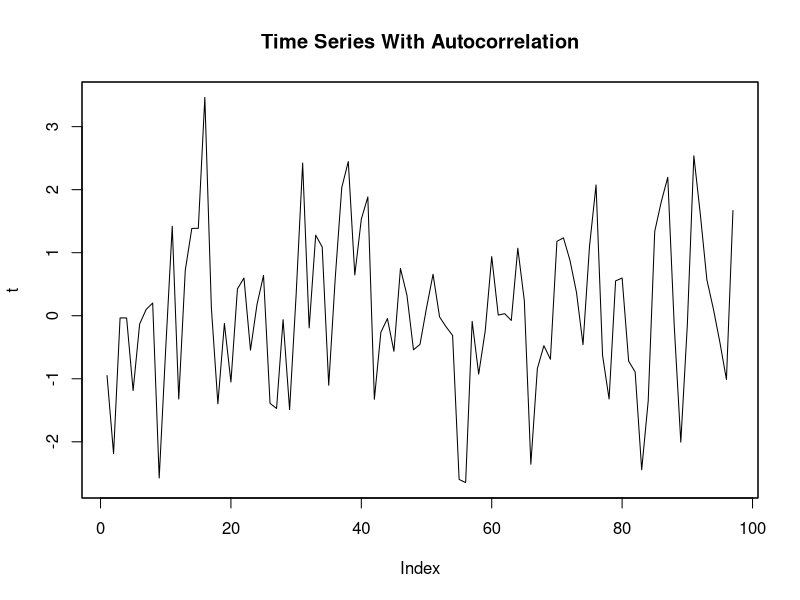
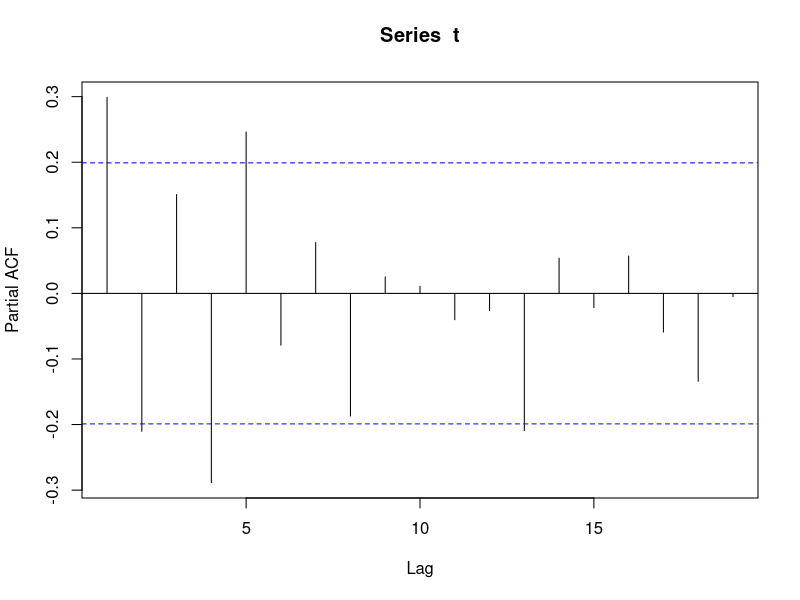
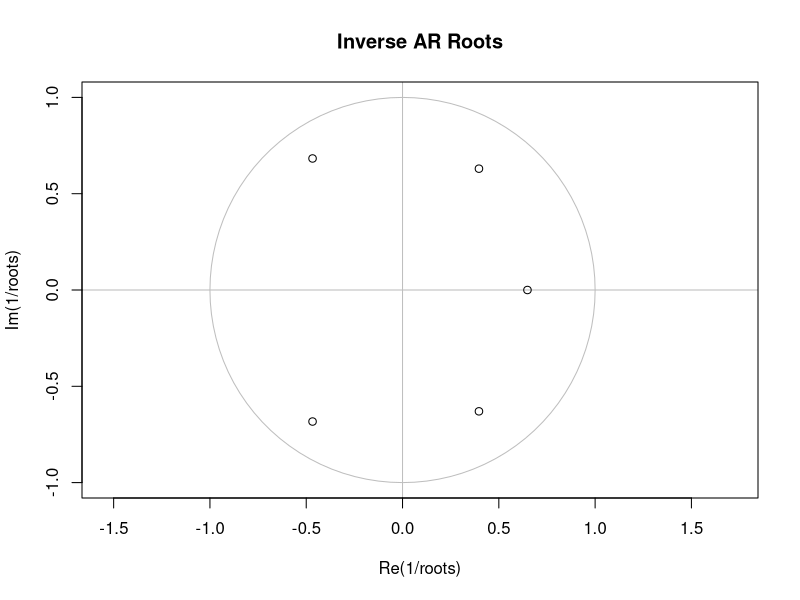
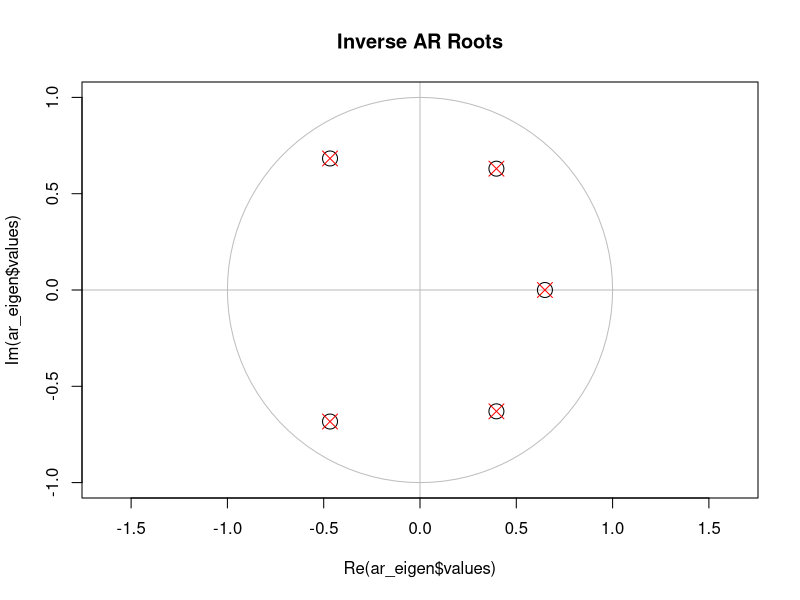

The R source for these figures, in order:
## ---- chunk 1
knitr::opts_chunk$set(echo = TRUE, comment="#")
library(zoo)
## ---- chunk 2
set.seed(43)
t_0 <- zoo(rnorm(n=100))
t_1 <- lag(t_0, k=1, na.pad=TRUE)
t_2 <- lag(t_0, k=2, na.pad=TRUE)
t_3 <- lag(t_0, k=3, na.pad=TRUE)
t <- na.omit(t_0 + 0.7*t_1 - 0.2*t_2 + 0.2*t_3)
plot(t, type='l')
title('Time Series With Autocorrelation')
pacf(t) # Partial Autocorrelation Plot
## ---- chunk 3
ar_model <- ar(t)
ar_model
## ---- chunk 4
ar_coefs <- ar_model$ar  # coefficients(ar_model) doesn't work, IDK why
roots <- polyroot( c(1,-ar_coefs) )
roots
plot(
  1/roots, 
  ylim=c(-1,1), 
  asp=1,
  main="Inverse AR Roots",
  panel.first=c(
    lines(complex(modulus=1, argument=0.01*2*pi)^(0:100), col='grey'),
    abline(h=0, col='grey'),
    abline(v=0, col='grey')
  )
)
## ---- chunk 5
ar_matrix <- matrix( nrow=5, ncol=5, byrow=TRUE, c(
  0.5078, -0.4062,   0.3481,  -0.3960,   0.2462, 
       1,       0,        0,        0,        0,
       0,       1,        0,        0,        0,
       0,       0,        1,        0,        0,
       0,       0,        0,        1,        0))

ar_eigen <- eigen(ar_matrix)
df <- t(rbind(
  data.frame(t(sort(1/roots))), 
  data.frame(t(sort(ar_eigen$values)))))
colnames(df) <- c("Inverse AR(5) Roots", "Time Evolution Eigenvalues")
## ---- chunk 6
plot(
  ar_eigen$values, 
  ylim=c(-1,1), 
  xlim=c(-1,1),
  asp=1,
  cex=2,
  main="Inverse AR Roots",
  panel.first=c(
    lines(complex(modulus=1, argument=0.01*2*pi)^(0:100), col='grey'),
    abline(h=0, col='grey'),
    abline(v=0, col='grey')
  )
)

points(
  1/roots, 
  pch=4,
  cex=2,
  col='red'
)
